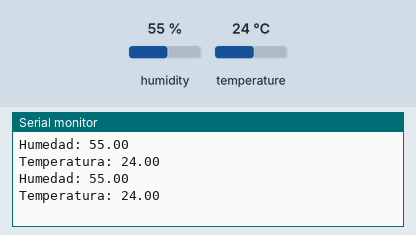
This sketch was run on a simulated Arduino Uno, built with avr-gcc and run on an emulated ATmega328P. Parts: the last lines printed to the serial monitor. The inputs (shaded band) are chosen by the test bench; at power-on: humidity 55 %, temperature 24 °C.

Above: at 2.8 s.
2.9 s: humidity set to 22 %
At 4.5 s:
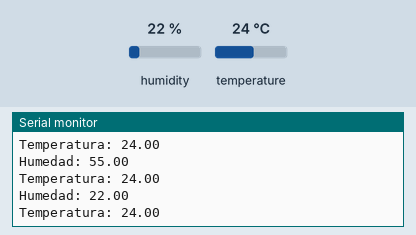
5.6 s: temperature set to 12 °C
At 7.5 s:
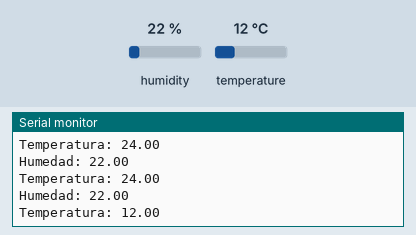
8.3 s: humidity set to 40 %
At 11.0 s:
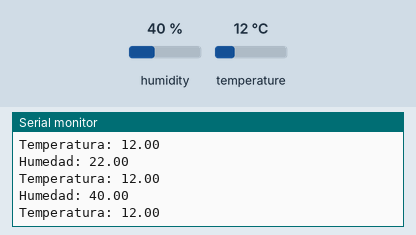
Timing chart, 0 to 12.5 s (numbered marks = the images above; inputs shaded):
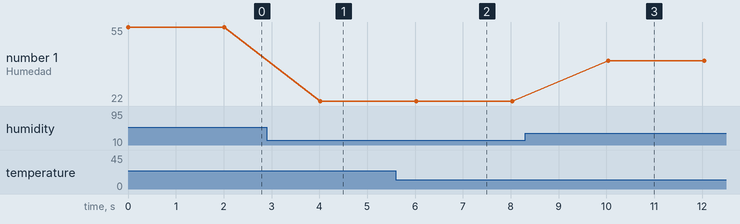

The sketch:

sketch_sep20d.ino
```cpp
const int sensor = 23;
#include<DHT.h>
#define DHTYPE DHT22
DHT dht (sensor, DHTYPE);
void setup() {
  // put your setup code here, to run once:
  Serial.begin(9600);
  dht.begin();
}

void loop() {
 float humedad= dht.readHumidity();
 float temperatura= dht.readTemperature();

 if (isnan(humedad) || isnan(temperatura))
 {
  Serial.print("Fallo de lectura");
  delay(1000);
 }
 Serial.print("Humedad: ");
 Serial.println(humedad);
 Serial.print("Temperatura: ");
 Serial.println(temperatura);
 delay(2000);
}
```

Measured:
- after the input at 2.9 s, the serial monitor: prints a new line after 1.1 s (image 1)
- after the input at 5.6 s, the serial monitor: prints a new line after 0.44 s (image 2)
- after the input at 8.3 s, the serial monitor: prints a new line after 1.7 s (image 3)
- plotted number 1: 55 → 22 after the input at 2.9 s, 22 → 40 after the input at 8.3 s
